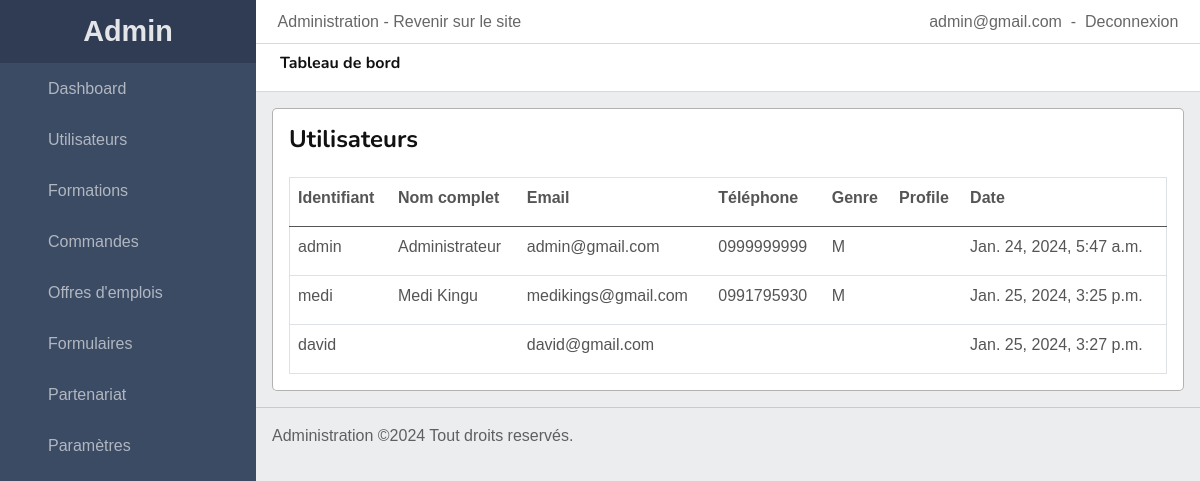
The page /back/users/ (signed in) on the database its author committed.
### accounts/models.py (models this page shows, shortened)
class CustomUser(AbstractUser):
    full_name = models.CharField(('full_name'), max_length=50)
    email = models.EmailField(('email'), unique=True)
    phone = models.CharField(('phone'), max_length=15)
    birthday = models.DateField(('birthday'), null=True, blank=True)
    gender = models.CharField(('gender'), choices=GENDER, max_length=1)
    profile = models.CharField(('profile'), choices=PROFILE, max_length=15)
    objects = UserManager()

### back/views.py (the view)
# urls.py: path('users/', Users, name='users'),
def Users(request):
    users = User.objects.all().order_by('id')
    template_name = 'back/users.html'
    context = {
        'users': users,
    }
    return render(request, template_name, context)

### templates/back/users.html (shortened to what this page needs)
{% extends 'back/base.html' %}
{% load static %}
{% block content %}
<div class="the-container">
    <h4 class="the-container-title">Utilisateurs</h4>
    <div class="table-responsive px-3 mt-4">
        <table class="table border bg-white">
            <thead class="thead-light">
                <tr>
                    <th class="pb-3">Identifiant</th>
                    <th class="pb-3">Nom complet</th>
                    <th class="pb-3">Email</th>
                    <th class="pb-3">Téléphone</th>
                    <th class="pb-3">Genre</th>
                    <th class="pb-3">Profile</th>
                    <th class="pb-3">Date</th>
                </tr>
            </thead>
            <tbody>
                {% for user in users %}
                <tr>
                    <td class="pb-3">{{user.username}}</td>
                    <td class="pb-3">{{user.full_name}}</td>
                    <td class="pb-3">{{user.email}}</td>
                    <td class="pb-3">{{user.phone}}</td>
                    <td class="pb-3">{{user.gender}}</td>
                    <td class="pb-3">{{user.profile}}</td>
                    <td class="pb-3">{{user.date_joined}}</td>
                </tr>
                {% endfor %}
            </tbody>
        </table>
    </div>
</div>
{% endblock %}

### templates/back/base.html (shortened to what this page needs)
{% load static %}
<!DOCTYPE html>
<html lang="en">
<head>
    {% include 'includes/css.html' %}
    <link href="{% static 'css/admin-css.css' %}" rel="stylesheet">
</head>
<body>
    {% if request.user.is_authenticated %}
    {% if request.user.is_superuser %}
    <div class="wrapper dashboard">
        <div class="sidebar hide">
            <div class="sidebar-brand">
                <a href="{% url 'back:dashboard' %}">Admin</a>
            </div>
            <ul class="nav">
                <li class="nav-item"><a href="{% url 'back:dashboard' %}" class="nav-link {% if request.path == '/back/' %}active{% endif %}">Dashboard</a></li>
                <li class="nav-item"><a href="{% url 'back:users' %}" class="nav-link">Utilisateurs</a></li>
                <li class="nav-item"><a href="{% url 'back:formations' %}" class="nav-link">Formations</a></li>
                <li class="nav-item"><a href="{% url 'back:commandes' %}" class="nav-link">Commandes</a></li>
                <li class="nav-item"><a href="{% url 'back:emplois' %}" class="nav-link">Offres d'emplois</a></li>
                <li class="nav-item"><a href="{% url 'back:formulaires' %}" class="nav-link">Formulaires</a></li>
                <li class="nav-item"><a href="#" class="nav-link">Partenariat</a></li>
                <li class="nav-item"><a href="#" class="nav-link">Paramètres</a></li>
            </ul>
        </div>
        <div class="main-admin full">
            <div class="top">
                <div class="row justify-content-between m-0 top-links">
                    <div class="col-auto">
                        <span><a href="{% url 'back:dashboard' %}">Administration</a> - <a href="{% url 'home:home' %}">Revenir sur le site</a></span>
                    </div>
                    <div class="col-auto">
                        <span>{{request.user.email}}</span> &nbsp;-&nbsp;
                        <a href="{% url 'accounts:logout' %}">Deconnexion</a>
                    </div>
                </div>
                <hr class="m-0">
                <div class="title">
                    <h6>Tableau de bord</h6>
                </div>
                <hr class="m-0">
            </div>
            <div class="content p-3">
                {% block content %}{% endblock %}
            </div>
            <div class="admin-footer">
                <hr class="m-0">
                <div class="d-flex justify-content-between p-3">
                    <div class="left-side">Administration &copy;2024 Tout droits reservés.</div>
                </div>
            </div>
        </div>
    </div>
    {% else %}
    <h1>Vous n'êtes pas autorisé à accéder à cette page !</h1>
    {% endif %}
    {% else %}
        <h1>Veillez vous connecter pour accéder à cette page !</h1>
    {% endif %}
</body>
</html>

### static/css/css-files.css (style rules this page uses)
html, body { box-sizing: border-box; overflow-x: hidden; background-color: #f5f5f8; }

### static/css/admin-css.css (style rules this page uses)
html, body { overflow-x: hidden; height: 100%; }
.wrapper.dashboard { color: rgba(0, 0, 0, 0.6); overflow-x: hidden; background-color: rgba(235, 237, 239, 1); min-height: 100%; }
.dashboard a, a:hover { color: inherit; text-decoration: none; }
.dashboard .sidebar { position: fixed; top: 0px; left: 0px; width: 16rem; height: 100%; background-color: #3c4b64; overflow-y: scroll; z-index: 999; }
.dashboard .sidebar .sidebar-brand a { display: block; text-align: center; padding: 10px; color: rgba(255, 255, 255, 0.87); background-color: rgba(0, 0, 21, 0.2); font-size: 1.8rem; font-weight: 600; }
.dashboard .sidebar .nav { flex-direction: column; color: rgba(255, 255, 255, 0.6); }
.dashboard .sidebar .nav .nav-link { padding: 0.8445rem 1rem 0.8445rem 3rem ; transition: all 300ms; }
.dashboard .main-admin { padding-left: 16rem; transition: all 200ms; }
.dashboard .main-admin .top { background-color: #fff; }
.dashboard .top .top-links, .top .title { padding: 0.6rem; }
.dashboard .top .title { background-color: #fff; padding-left: 1.5rem; }
.dashboard .content .the-container { background-color: #fff; border: 1px solid rgba(0, 0, 0, 0.3); border-radius: 5px; }
.dashboard .content .the-container-title { padding: 1rem 1rem 0rem; }

### rows shown on the page
CustomUser: user.email "admin@gmail.com", username "admin", full_name "Administrateur", email "admin@gmail.com", phone "0999999999", gender "M", date_joined "Jan. 24, 2024, 5:47 a.m."
CustomUser: username "medi", full_name "Medi Kingu", email "medikings@gmail.com", phone "0991795930", gender "M", date_joined "Jan. 25, 2024, 3:25 p.m."
CustomUser: username "david", email "david@gmail.com", date_joined "Jan. 25, 2024, 3:27 p.m."
